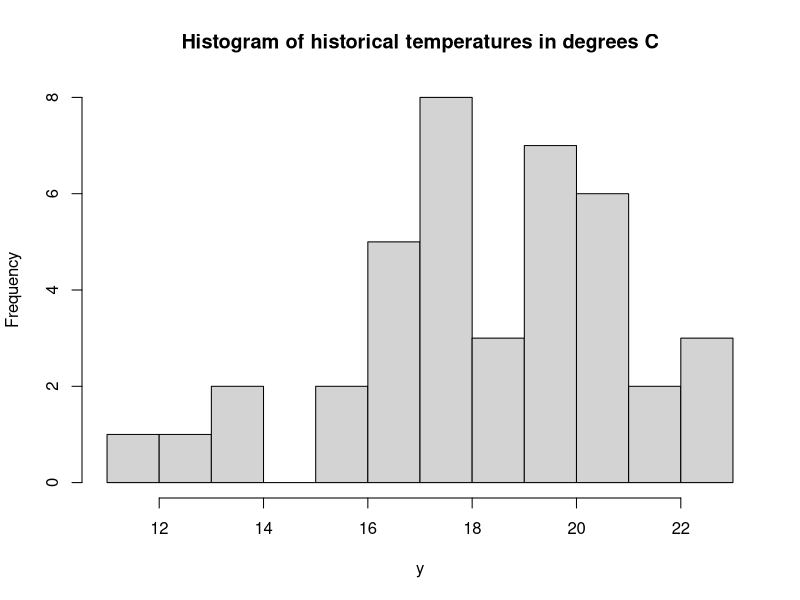

Reproduce this figure in R.
## ---- chunk 1

theta <-  18      # True long-run average temp
sigma  <-  3      # True stnd dev of temp around this mean
n      <- 40      # number of simulated historical data points

set.seed(1)       # Keeps random data from changing each time the code is run

y <- rnorm(n,theta,sigma)

hist(y, breaks = 10, main = "Histogram of historical temperatures in degrees C")

